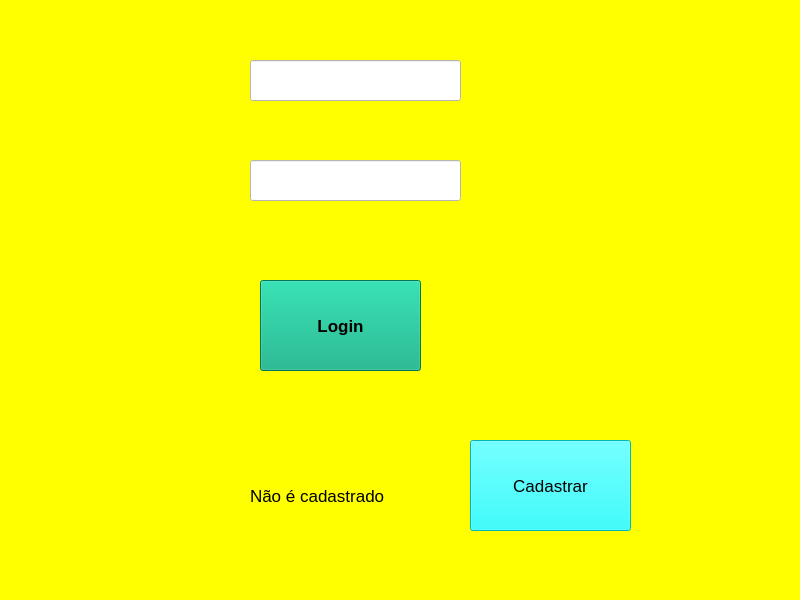
<?xml version="1.0" encoding="UTF-8"?>
<ui version="4.0">
 <class>MainWindow</class>
 <widget class="QMainWindow" name="MainWindow">
  <property name="geometry">
   <rect>
    <x>0</x>
    <y>0</y>
    <width>800</width>
    <height>600</height>
   </rect>
  </property>
  <property name="windowTitle">
   <string>MainWindow</string>
  </property>
  <property name="styleSheet">
   <string notr="true">background-color: rgb(255, 255, 0);</string>
  </property>
  <widget class="QWidget" name="centralwidget">
   <widget class="QPushButton" name="pushButton">
    <property name="geometry">
     <rect>
      <x>260</x>
      <y>280</y>
      <width>161</width>
      <height>91</height>
     </rect>
    </property>
    <property name="font">
     <font>
      <pointsize>13</pointsize>
      <weight>75</weight>
      <bold>true</bold>
     </font>
    </property>
    <property name="styleSheet">
     <string notr="true">background-color: rgb(0, 170, 127);</string>
    </property>
    <property name="text">
     <string>Login</string>
    </property>
   </widget>
   <widget class="QLineEdit" name="lineEdit">
    <property name="geometry">
     <rect>
      <x>250</x>
      <y>60</y>
      <width>211</width>
      <height>41</height>
     </rect>
    </property>
    <property name="styleSheet">
     <string notr="true">background-color: rgb(255, 255, 255);</string>
    </property>
   </widget>
   <widget class="QLineEdit" name="lineEdit_2">
    <property name="geometry">
     <rect>
      <x>250</x>
      <y>160</y>
      <width>211</width>
      <height>41</height>
     </rect>
    </property>
    <property name="styleSheet">
     <string notr="true">background-color: rgb(255, 255, 255);</string>
    </property>
   </widget>
   <widget class="QLabel" name="label">
    <property name="geometry">
     <rect>
      <x>250</x>
      <y>450</y>
      <width>211</width>
      <height>91</height>
     </rect>
    </property>
    <property name="font">
     <font>
      <pointsize>13</pointsize>
     </font>
    </property>
    <property name="text">
     <string>Não é cadastrado</string>
    </property>
   </widget>
   <widget class="QPushButton" name="pushButton_2">
    <property name="geometry">
     <rect>
      <x>470</x>
      <y>440</y>
      <width>161</width>
      <height>91</height>
     </rect>
    </property>
    <property name="font">
     <font>
      <pointsize>13</pointsize>
     </font>
    </property>
    <property name="styleSheet">
     <string notr="true">background-color: rgb(0, 255, 255);</string>
    </property>
    <property name="text">
     <string>Cadastrar</string>
    </property>
   </widget>
  </widget>
  <widget class="QMenuBar" name="menubar">
   <property name="geometry">
    <rect>
     <x>0</x>
     <y>0</y>
     <width>800</width>
     <height>26</height>
    </rect>
   </property>
  </widget>
  <widget class="QStatusBar" name="statusbar"/>
 </widget>
 <resources/>
 <connections/>
</ui>
